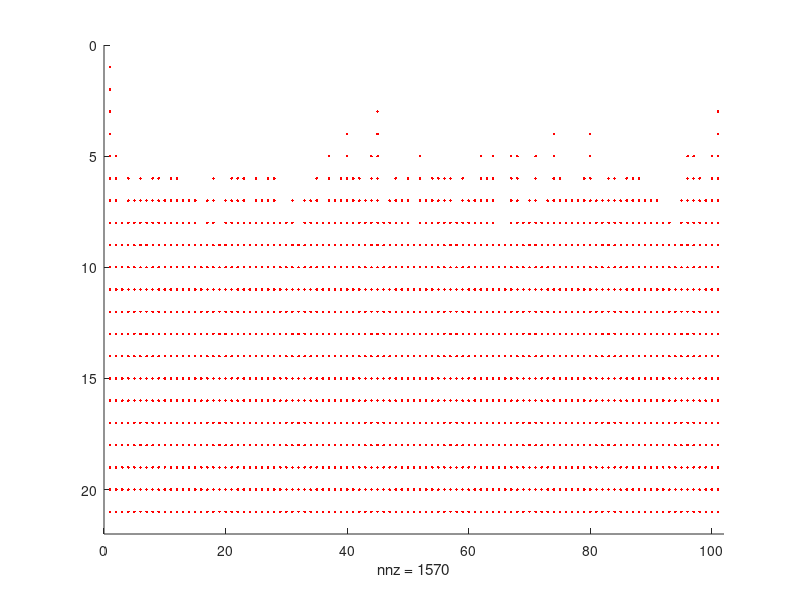

Write MATLAB code to recreate this figure.
clear
close all

n=100  %surfacewidth
[X,Y] = meshgrid(0:n, 0:20);


colors = ones(size(X)); %colors has ones everywhere besides row 1,2==0
colors2=zeros(size(X));
colors3=zeros(size(X));
colors(1:2, :) = 0;
%this is a test change


a=1         %parameters a and b for the probability of adsorbens number 1 and 2
b=100
 

% find starting row of 1's for each column


for i=1:length(colors)
    surface(i)=find(colors(:,i),1)
end

probability=50
% setting the etching circles
for number_of_etching=1:10

% probability of colors2=green dots to place on red (surface)
for n=2:length(colors)-1

   Z=a+(b-a).*rand(1,1);
             if Z>probability
                colors2(surface(1,n)-1,n)=1
             else 
                colors2(surface(1,n),n)=0
             end


% probability of colors3 =blue dots to place on the row above


      Z=a+(b-a).*rand(1,1);
             if Z>probability
                colors3(surface(1,n)-2,n)=1
             else 
                colors3(surface(1,n),n)=0
             end






%changes the surface, when green and blue dots are above

% for column = 1:length(colors(1,:)+1)
    if colors2(surface(1,n)-1,n) && colors3(surface(1,n)-2,n)==1
         surface(1,n)= surface(1,n)+1  
     end

end

for number_of_etching=2:10
 surface(2,length(surface))=0
 for n=2:length(surface)-2
    if surface(1,n)< surface(1,n+1)&& surface(1,n)< surface(1,n-1)
        surface(2,n)=3
        surface(3,n)=0
    end
    hold on
    if surface(1,n)== surface(1,n+1)&& surface(1,n)== surface(1,n-1)
        surface(2,n)=1
        surface(3,n)=50
   
    end
    hold on
     if surface(1,n)> surface(1,n+1)&& surface(1,n)> surface(1,n-1)
        surface(2,n)=1
         surface(3,n)=50
     end
    hold on
     if surface(2,n)==0 
       surface(2,n)=2
        surface(3,n)=37.5
     end
    probability=surface(3,n)
    hold on 
 end
end
end

% creates out of surface (just array) a 2D spy diagramm with picture as
% function
 picture=ones(size(X))   

 for k=2:length(surface)
    if surface(1,k)~=0
         picture(surface(1,k),k)=1
         
         picture(1:surface(1,k)-1,k)=0
        
%          sideetching with a chance of 20% in the picture
% right side

        for i=3:surface(1,k)
         Er=a+(b-a).*rand(1,1);
             if Er>100
                  picture(i-2,k+1)=0
             end
        end

% left side
        for j=3:surface(1,k)
            
         El=a+(b-a).*rand(1,1);
             if El>100
                  picture(j-2,k-1)=0
             end
        end
    end
 end
 
 
%  surface(2,length(surface))=0
%  for o=2:length(surface)-2
%     if surface(1,o)< surface(1,o+1)&& surface(1,o)< surface(1,o-1)
%         surface(2,o)=3
%     end
%     hold on
%     if surface(1,o)== surface(1,o+1)&& surface(1,o)== surface(1,o-1)
%         surface(2,o)=1
%     end
%     hold on
%      if surface(1,o)> surface(1,o+1)&& surface(1,o)> surface(1,o-1)
%         surface(2,o)=1
%      end
%     hold on
%      if surface(2,o)==0 
%        surface(2,o)=2
%        
%     end
%     hold on
%  end

 
%   for i=1:length(colors)
%    
%     surface(2,i)=find(picture(3:21,i),0)
% end
%          
%    


   % plot the grid
spy(picture,'r')

% spy(surface,'r')
% figure
% hold on
% 
% spy(colors,'r')
% hold on
% spy(colors2,'g')
% hold on
% spy(colors3,'b')
% hold on
% 
% xlabel('X'); % // Label the X and Y axes
% ylabel('Y');
% title('Initial Grid');
% grid on














